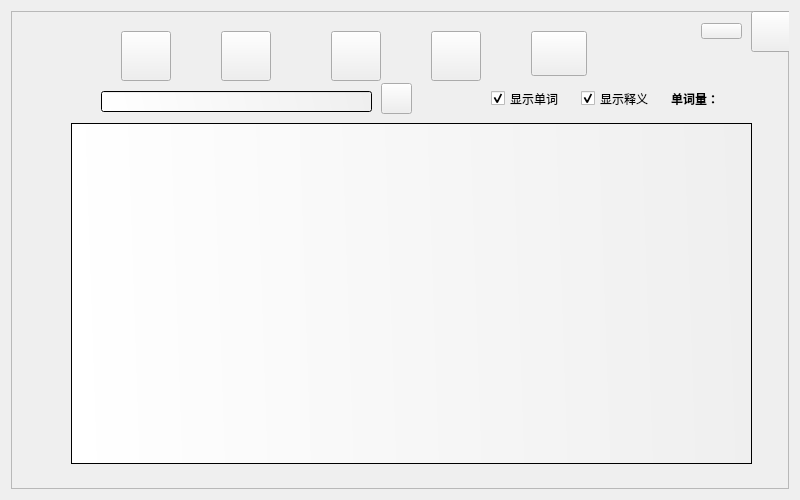
<?xml version="1.0" encoding="UTF-8"?>
<ui version="4.0">
 <class>MainWindow</class>
 <widget class="QMainWindow" name="MainWindow">
  <property name="geometry">
   <rect>
    <x>0</x>
    <y>0</y>
    <width>800</width>
    <height>500</height>
   </rect>
  </property>
  <property name="palette">
   <palette>
    <active>
     <colorrole role="Base">
      <brush brushstyle="SolidPattern">
       <color alpha="255">
        <red>255</red>
        <green>255</green>
        <blue>255</blue>
       </color>
      </brush>
     </colorrole>
    </active>
    <inactive>
     <colorrole role="Base">
      <brush brushstyle="SolidPattern">
       <color alpha="255">
        <red>255</red>
        <green>255</green>
        <blue>255</blue>
       </color>
      </brush>
     </colorrole>
    </inactive>
    <disabled>
     <colorrole role="Base">
      <brush brushstyle="SolidPattern">
       <color alpha="255">
        <red>255</red>
        <green>255</green>
        <blue>127</blue>
       </color>
      </brush>
     </colorrole>
    </disabled>
   </palette>
  </property>
  <property name="contextMenuPolicy">
   <enum>Qt::DefaultContextMenu</enum>
  </property>
  <property name="acceptDrops">
   <bool>false</bool>
  </property>
  <property name="windowTitle">
   <string>优优单词本</string>
  </property>
  <property name="styleSheet">
   <string notr="true"/>
  </property>
  <widget class="QWidget" name="centralWidget">
   <property name="enabled">
    <bool>true</bool>
   </property>
   <layout class="QGridLayout" name="gridLayout">
    <item row="0" column="0">
     <widget class="QFrame" name="frame">
      <property name="styleSheet">
       <string notr="true">border-image: url(:/new/pictures/pictures/2.png);</string>
      </property>
      <property name="frameShape">
       <enum>QFrame::StyledPanel</enum>
      </property>
      <property name="frameShadow">
       <enum>QFrame::Raised</enum>
      </property>
      <widget class="QLineEdit" name="lineEdit">
       <property name="geometry">
        <rect>
         <x>90</x>
         <y>80</y>
         <width>271</width>
         <height>21</height>
        </rect>
       </property>
       <property name="sizePolicy">
        <sizepolicy hsizetype="Fixed" vsizetype="Fixed">
         <horstretch>0</horstretch>
         <verstretch>0</verstretch>
        </sizepolicy>
       </property>
       <property name="styleSheet">
        <string notr="true">border-image: url();
background-color: qlineargradient(spread:pad, x1:1, y1:0.5, x2:0, y2:0.517, stop:0 rgba(171, 128, 83, 0), stop:1 rgba(255, 255, 255, 255));</string>
       </property>
       <property name="text">
        <string/>
       </property>
      </widget>
      <widget class="QTableView" name="tableView">
       <property name="geometry">
        <rect>
         <x>60</x>
         <y>112</y>
         <width>681</width>
         <height>341</height>
        </rect>
       </property>
       <property name="styleSheet">
        <string notr="true">border-image: url();
background-color: qlineargradient(spread:pad, x1:1, y1:0.5, x2:0, y2:0.517, stop:0 rgba(171, 128, 83, 0), stop:1 rgba(255, 255, 255, 255));</string>
       </property>
       <property name="sizeAdjustPolicy">
        <enum>QAbstractScrollArea::AdjustIgnored</enum>
       </property>
       <property name="dragEnabled">
        <bool>false</bool>
       </property>
       <property name="defaultDropAction">
        <enum>Qt::IgnoreAction</enum>
       </property>
      </widget>
      <widget class="QLabel" name="label">
       <property name="geometry">
        <rect>
         <x>660</x>
         <y>80</y>
         <width>81</width>
         <height>16</height>
        </rect>
       </property>
       <property name="font">
        <font>
         <weight>75</weight>
         <bold>true</bold>
        </font>
       </property>
       <property name="styleSheet">
        <string notr="true">border-image: url();
</string>
       </property>
       <property name="text">
        <string>单词量：</string>
       </property>
      </widget>
      <widget class="QPushButton" name="pushButton_3">
       <property name="geometry">
        <rect>
         <x>740</x>
         <y>0</y>
         <width>41</width>
         <height>41</height>
        </rect>
       </property>
       <property name="font">
        <font>
         <pointsize>12</pointsize>
         <weight>50</weight>
         <italic>false</italic>
         <bold>false</bold>
         <underline>false</underline>
         <strikeout>false</strikeout>
         <kerning>true</kerning>
        </font>
       </property>
       <property name="styleSheet">
        <string notr="true">border-image: url();
border-image: url(:/new/pictures/pictures/3.png);
</string>
       </property>
       <property name="text">
        <string/>
       </property>
      </widget>
      <widget class="QPushButton" name="pushButton_5">
       <property name="geometry">
        <rect>
         <x>690</x>
         <y>12</y>
         <width>41</width>
         <height>16</height>
        </rect>
       </property>
       <property name="styleSheet">
        <string notr="true">border-image: url();
border-image: url(:/new/pictures/pictures/4.png);</string>
       </property>
       <property name="text">
        <string/>
       </property>
      </widget>
      <widget class="QCheckBox" name="checkBox">
       <property name="geometry">
        <rect>
         <x>480</x>
         <y>80</y>
         <width>71</width>
         <height>15</height>
        </rect>
       </property>
       <property name="styleSheet">
        <string notr="true">border-image: url();
font: 10pt &quot;方正姚体&quot;;</string>
       </property>
       <property name="text">
        <string>显示单词</string>
       </property>
       <property name="checked">
        <bool>true</bool>
       </property>
       <property name="autoRepeat">
        <bool>false</bool>
       </property>
       <property name="autoExclusive">
        <bool>false</bool>
       </property>
      </widget>
      <widget class="QCheckBox" name="checkBox_2">
       <property name="geometry">
        <rect>
         <x>570</x>
         <y>80</y>
         <width>71</width>
         <height>15</height>
        </rect>
       </property>
       <property name="styleSheet">
        <string notr="true">border-image: url();
font: 10pt &quot;方正姚体&quot;;</string>
       </property>
       <property name="text">
        <string>显示释义</string>
       </property>
       <property name="checkable">
        <bool>true</bool>
       </property>
       <property name="checked">
        <bool>true</bool>
       </property>
      </widget>
      <widget class="QPushButton" name="pushButton_7">
       <property name="geometry">
        <rect>
         <x>520</x>
         <y>20</y>
         <width>56</width>
         <height>45</height>
        </rect>
       </property>
       <property name="toolTip">
        <string/>
       </property>
       <property name="styleSheet">
        <string notr="true">border-image: url();
border-image: url(:/new/pictures/pictures/12.png);</string>
       </property>
       <property name="text">
        <string/>
       </property>
      </widget>
      <widget class="QPushButton" name="pushButton_6">
       <property name="geometry">
        <rect>
         <x>370</x>
         <y>72</y>
         <width>31</width>
         <height>31</height>
        </rect>
       </property>
       <property name="sizePolicy">
        <sizepolicy hsizetype="Expanding" vsizetype="Expanding">
         <horstretch>0</horstretch>
         <verstretch>0</verstretch>
        </sizepolicy>
       </property>
       <property name="toolTip">
        <string/>
       </property>
       <property name="styleSheet">
        <string notr="true">border-image: url();
border-image: url(:/new/pictures/pictures/7.png);</string>
       </property>
       <property name="text">
        <string/>
       </property>
       <property name="shortcut">
        <string>Ctrl+F</string>
       </property>
      </widget>
      <widget class="QPushButton" name="pushButton_8">
       <property name="geometry">
        <rect>
         <x>320</x>
         <y>20</y>
         <width>50</width>
         <height>50</height>
        </rect>
       </property>
       <property name="toolTip">
        <string/>
       </property>
       <property name="whatsThis">
        <string/>
       </property>
       <property name="accessibleName">
        <string/>
       </property>
       <property name="accessibleDescription">
        <string/>
       </property>
       <property name="styleSheet">
        <string notr="true">border-image: url();
border-image: url(:/new/pictures/pictures/9.png);</string>
       </property>
       <property name="text">
        <string/>
       </property>
      </widget>
      <widget class="QPushButton" name="pushButton_2">
       <property name="geometry">
        <rect>
         <x>210</x>
         <y>20</y>
         <width>50</width>
         <height>50</height>
        </rect>
       </property>
       <property name="sizePolicy">
        <sizepolicy hsizetype="Expanding" vsizetype="Expanding">
         <horstretch>0</horstretch>
         <verstretch>0</verstretch>
        </sizepolicy>
       </property>
       <property name="acceptDrops">
        <bool>false</bool>
       </property>
       <property name="toolTip">
        <string/>
       </property>
       <property name="styleSheet">
        <string notr="true">border-image: url();
border-image: url(:/new/pictures/pictures/6.png);</string>
       </property>
       <property name="text">
        <string/>
       </property>
       <property name="shortcut">
        <string>Del</string>
       </property>
      </widget>
      <widget class="QPushButton" name="pushButton">
       <property name="geometry">
        <rect>
         <x>110</x>
         <y>20</y>
         <width>50</width>
         <height>50</height>
        </rect>
       </property>
       <property name="sizePolicy">
        <sizepolicy hsizetype="Expanding" vsizetype="Expanding">
         <horstretch>0</horstretch>
         <verstretch>0</verstretch>
        </sizepolicy>
       </property>
       <property name="toolTip">
        <string/>
       </property>
       <property name="styleSheet">
        <string notr="true">border-image: url();
border-image: url(:/new/pictures/pictures/5.png);</string>
       </property>
       <property name="text">
        <string/>
       </property>
       <property name="shortcut">
        <string>Ctrl+S</string>
       </property>
      </widget>
      <widget class="QPushButton" name="pushButton_4">
       <property name="geometry">
        <rect>
         <x>420</x>
         <y>20</y>
         <width>50</width>
         <height>50</height>
        </rect>
       </property>
       <property name="sizePolicy">
        <sizepolicy hsizetype="Expanding" vsizetype="Expanding">
         <horstretch>0</horstretch>
         <verstretch>0</verstretch>
        </sizepolicy>
       </property>
       <property name="toolTip">
        <string/>
       </property>
       <property name="styleSheet">
        <string notr="true">border-image: url();
border-image: url(:/new/pictures/pictures/8.png);</string>
       </property>
       <property name="text">
        <string/>
       </property>
       <property name="shortcut">
        <string>F5</string>
       </property>
      </widget>
     </widget>
    </item>
   </layout>
  </widget>
 </widget>
 <layoutdefault spacing="6" margin="11"/>
 <tabstops>
  <tabstop>pushButton</tabstop>
  <tabstop>pushButton_2</tabstop>
  <tabstop>pushButton_8</tabstop>
  <tabstop>pushButton_4</tabstop>
  <tabstop>pushButton_7</tabstop>
  <tabstop>lineEdit</tabstop>
  <tabstop>pushButton_6</tabstop>
  <tabstop>checkBox</tabstop>
  <tabstop>checkBox_2</tabstop>
  <tabstop>tableView</tabstop>
  <tabstop>pushButton_5</tabstop>
  <tabstop>pushButton_3</tabstop>
 </tabstops>
 <resources/>
 <connections>
  <connection>
   <sender>pushButton_3</sender>
   <signal>clicked()</signal>
   <receiver>MainWindow</receiver>
   <slot>close()</slot>
   <hints>
    <hint type="sourcelabel">
     <x>749</x>
     <y>49</y>
    </hint>
    <hint type="destinationlabel">
     <x>436</x>
     <y>496</y>
    </hint>
   </hints>
  </connection>
  <connection>
   <sender>pushButton_5</sender>
   <signal>clicked()</signal>
   <receiver>MainWindow</receiver>
   <slot>showMinimized()</slot>
   <hints>
    <hint type="sourcelabel">
     <x>719</x>
     <y>28</y>
    </hint>
    <hint type="destinationlabel">
     <x>399</x>
     <y>249</y>
    </hint>
   </hints>
  </connection>
 </connections>
</ui>
